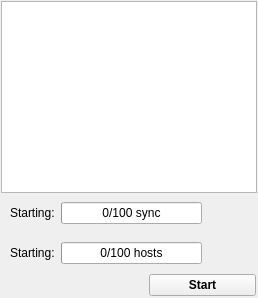
  <widget class="QDockWidget" name="networkDock">
   <property name="sizePolicy">
    <sizepolicy hsizetype="Preferred" vsizetype="Expanding">
     <horstretch>0</horstretch>
     <verstretch>1</verstretch>
    </sizepolicy>
   </property>
   <property name="features">
    <set>QDockWidget::DockWidgetFloatable|QDockWidget::DockWidgetMovable</set>
   </property>
   <property name="allowedAreas">
    <set>Qt::LeftDockWidgetArea|Qt::RightDockWidgetArea</set>
   </property>
   <property name="windowTitle">
    <string>ROS Network</string>
   </property>
   <attribute name="dockWidgetArea">
    <number>1</number>
   </attribute>
   <widget class="QWidget" name="dockWidgetContents_1">
    <layout class="QVBoxLayout" name="verticalLayout_3">
     <property name="spacing">
      <number>0</number>
     </property>
     <property name="margin">
      <number>1</number>
     </property>
     <item>
      <widget class="QTableView" name="masterTableView">
       <property name="editTriggers">
        <set>QAbstractItemView::NoEditTriggers</set>
       </property>
       <property name="alternatingRowColors">
        <bool>true</bool>
       </property>
       <property name="selectionMode">
        <enum>QAbstractItemView::SingleSelection</enum>
       </property>
       <property name="selectionBehavior">
        <enum>QAbstractItemView::SelectRows</enum>
       </property>
       <property name="horizontalScrollMode">
        <enum>QAbstractItemView::ScrollPerPixel</enum>
       </property>
       <property name="showGrid">
        <bool>false</bool>
       </property>
       <property name="sortingEnabled">
        <bool>true</bool>
       </property>
       <property name="wordWrap">
        <bool>false</bool>
       </property>
       <attribute name="horizontalHeaderVisible">
        <bool>false</bool>
       </attribute>
       <attribute name="horizontalHeaderMinimumSectionSize">
        <number>15</number>
       </attribute>
       <attribute name="horizontalHeaderStretchLastSection">
        <bool>true</bool>
       </attribute>
       <attribute name="verticalHeaderVisible">
        <bool>false</bool>
       </attribute>
       <attribute name="verticalHeaderDefaultSectionSize">
        <number>25</number>
       </attribute>
       <attribute name="verticalHeaderMinimumSectionSize">
        <number>15</number>
       </attribute>
      </widget>
     </item>
     <item>
      <widget class="QFrame" name="progressFrame_sync">
       <property name="frameShape">
        <enum>QFrame::NoFrame</enum>
       </property>
       <property name="frameShadow">
        <enum>QFrame::Plain</enum>
       </property>
       <property name="lineWidth">
        <number>0</number>
       </property>
       <layout class="QHBoxLayout" name="horizontalLayout_7">
        <item>
         <widget class="QLabel" name="progressLabel_sync">
          <property name="text">
           <string>Starting:</string>
          </property>
         </widget>
        </item>
        <item>
         <widget class="QProgressBar" name="progressBar_sync">
          <property name="value">
           <number>0</number>
          </property>
          <property name="format">
           <string>%v/%m sync</string>
          </property>
         </widget>
        </item>
        <item>
         <widget class="QPushButton" name="progressCancelButton_sync">
          <property name="icon">
           <iconset resource="GUI.qrc">
            <normaloff>:/icons/crystal_clear_button_close.png</normaloff>:/icons/crystal_clear_button_close.png</iconset>
          </property>
          <property name="flat">
           <bool>true</bool>
          </property>
         </widget>
        </item>
       </layout>
      </widget>
     </item>
     <item>
      <widget class="QFrame" name="progressFrame">
       <property name="frameShape">
        <enum>QFrame::NoFrame</enum>
       </property>
       <property name="frameShadow">
        <enum>QFrame::Plain</enum>
       </property>
       <property name="lineWidth">
        <number>0</number>
       </property>
       <layout class="QHBoxLayout" name="horizontalLayout_5">
        <item>
         <widget class="QLabel" name="progressLabel">
          <property name="text">
           <string>Starting:</string>
          </property>
         </widget>
        </item>
        <item>
         <widget class="QProgressBar" name="progressBar">
          <property name="value">
           <number>0</number>
          </property>
          <property name="format">
           <string>%v/%m hosts</string>
          </property>
         </widget>
        </item>
        <item>
         <widget class="QPushButton" name="progressCancelButton">
          <property name="icon">
           <iconset resource="GUI.qrc">
            <normaloff>:/icons/crystal_clear_button_close.png</normaloff>:/icons/crystal_clear_button_close.png</iconset>
          </property>
          <property name="flat">
           <bool>true</bool>
          </property>
         </widget>
        </item>
       </layout>
      </widget>
     </item>
     <item>
      <widget class="QWidget" name="networkControlWidget" native="true">
       <layout class="QHBoxLayout" name="horizontalLayout">
        <property name="spacing">
         <number>1</number>
        </property>
        <property name="margin">
         <number>1</number>
        </property>
        <item>
         <widget class="QPushButton" name="refreshAllButton">
          <property name="sizePolicy">
           <sizepolicy hsizetype="Fixed" vsizetype="Fixed">
            <horstretch>0</horstretch>
            <verstretch>0</verstretch>
           </sizepolicy>
          </property>
          <property name="maximumSize">
           <size>
            <width>48</width>
            <height>25</height>
           </size>
          </property>
          <property name="toolTip">
           <string>Requests the master status from all robots</string>
          </property>
          <property name="icon">
           <iconset resource="GUI.qrc">
            <normaloff>:/icons/oxygen_view_refresh.png</normaloff>:/icons/oxygen_view_refresh.png</iconset>
          </property>
          <property name="flat">
           <bool>true</bool>
          </property>
         </widget>
        </item>
        <item>
         <widget class="QPushButton" name="discoveryButton">
          <property name="sizePolicy">
           <sizepolicy hsizetype="Fixed" vsizetype="Fixed">
            <horstretch>0</horstretch>
            <verstretch>0</verstretch>
           </sizepolicy>
          </property>
          <property name="maximumSize">
           <size>
            <width>48</width>
            <height>16777215</height>
           </size>
          </property>
          <property name="toolTip">
           <string>&lt;!DOCTYPE HTML PUBLIC &quot;-//W3C//DTD HTML 4.0//EN&quot; &quot;http://www.w3.org/TR/REC-html40/strict.dtd&quot;&gt;
&lt;html&gt;&lt;head&gt;&lt;meta name=&quot;qrichtext&quot; content=&quot;1&quot; /&gt;&lt;style type=&quot;text/css&quot;&gt;
p, li { white-space: pre-wrap; }
&lt;/style&gt;&lt;/head&gt;&lt;body style=&quot; font-family:'Ubuntu'; font-size:9pt; font-weight:400; font-style:normal;&quot;&gt;
&lt;p style=&quot; margin-top:0px; margin-bottom:0px; margin-left:0px; margin-right:0px; -qt-block-indent:0; text-indent:0px;&quot;&gt;Discover the multimaster networks&lt;/p&gt;&lt;/body&gt;&lt;/html&gt;</string>
          </property>
          <property name="whatsThis">
           <string>&lt;!DOCTYPE HTML PUBLIC &quot;-//W3C//DTD HTML 4.0//EN&quot; &quot;http://www.w3.org/TR/REC-html40/strict.dtd&quot;&gt;
&lt;html&gt;&lt;head&gt;&lt;meta name=&quot;qrichtext&quot; content=&quot;1&quot; /&gt;&lt;style type=&quot;text/css&quot;&gt;
p, li { white-space: pre-wrap; }
&lt;/style&gt;&lt;/head&gt;&lt;body style=&quot; font-family:'Ubuntu'; font-size:9pt; font-weight:400; font-style:normal;&quot;&gt;
&lt;p style=&quot; margin-top:0px; margin-bottom:0px; margin-left:0px; margin-right:0px; -qt-block-indent:0; text-indent:0px;&quot;&gt;Launches the a network discovery dialog. This scan the networks {0..99} for running master_discovery nodes and allows an easy join to this networks.&lt;/p&gt;
&lt;p style=&quot;-qt-paragraph-type:empty; margin-top:0px; margin-bottom:0px; margin-left:0px; margin-right:0px; -qt-block-indent:0; text-indent:0px;&quot;&gt;&lt;/p&gt;
&lt;p style=&quot; margin-top:0px; margin-bottom:0px; margin-left:0px; margin-right:0px; -qt-block-indent:0; text-indent:0px;&quot;&gt;&lt;img src=&quot;:/icons/crystal_clear_warning.png&quot; /&gt; This currently does not work, if &lt;span style=&quot; font-weight:600;&quot;&gt;zeroconf&lt;/span&gt; nodes is used for discovering.&lt;/p&gt;&lt;/body&gt;&lt;/html&gt;</string>
          </property>
          <property name="text">
           <string/>
          </property>
          <property name="icon">
           <iconset resource="GUI.qrc">
            <normaloff>:/icons/crystal_clear_discovery.png</normaloff>:/icons/crystal_clear_discovery.png</iconset>
          </property>
          <property name="flat">
           <bool>true</bool>
          </property>
         </widget>
        </item>
        <item>
         <widget class="QPushButton" name="masterLogButton">
          <property name="sizePolicy">
           <sizepolicy hsizetype="Fixed" vsizetype="Fixed">
            <horstretch>0</horstretch>
            <verstretch>0</verstretch>
           </sizepolicy>
          </property>
          <property name="maximumSize">
           <size>
            <width>48</width>
            <height>16777215</height>
           </size>
          </property>
          <property name="toolTip">
           <string>&lt;!DOCTYPE HTML PUBLIC &quot;-//W3C//DTD HTML 4.0//EN&quot; &quot;http://www.w3.org/TR/REC-html40/strict.dtd&quot;&gt;
&lt;html&gt;&lt;head&gt;&lt;meta name=&quot;qrichtext&quot; content=&quot;1&quot; /&gt;&lt;style type=&quot;text/css&quot;&gt;
p, li { white-space: pre-wrap; }
&lt;/style&gt;&lt;/head&gt;&lt;body style=&quot; font-family:'Ubuntu'; font-size:9pt; font-weight:400; font-style:normal;&quot;&gt;
&lt;p style=&quot; margin-top:0px; margin-bottom:0px; margin-left:0px; margin-right:0px; -qt-block-indent:0; text-indent:0px;&quot;&gt;Show log of master_discovery for selected hosts&lt;/p&gt;&lt;/body&gt;&lt;/html&gt;</string>
          </property>
          <property name="whatsThis">
           <string>&lt;!DOCTYPE HTML PUBLIC &quot;-//W3C//DTD HTML 4.0//EN&quot; &quot;http://www.w3.org/TR/REC-html40/strict.dtd&quot;&gt;
&lt;html&gt;&lt;head&gt;&lt;meta name=&quot;qrichtext&quot; content=&quot;1&quot; /&gt;&lt;style type=&quot;text/css&quot;&gt;
p, li { white-space: pre-wrap; }
&lt;/style&gt;&lt;/head&gt;&lt;body style=&quot; font-family:'Ubuntu'; font-size:9pt; font-weight:400; font-style:normal;&quot;&gt;
&lt;p style=&quot; margin-top:0px; margin-bottom:0px; margin-left:0px; margin-right:0px; -qt-block-indent:0; text-indent:0px;&quot;&gt;Launches the a network discovery dialog. This scan the networks {0..99} for running master_discovery nodes and allows an easy join to this networks.&lt;/p&gt;
&lt;p style=&quot;-qt-paragraph-type:empty; margin-top:0px; margin-bottom:0px; margin-left:0px; margin-right:0px; -qt-block-indent:0; text-indent:0px;&quot;&gt;&lt;/p&gt;
&lt;p style=&quot; margin-top:0px; margin-bottom:0px; margin-left:0px; margin-right:0px; -qt-block-indent:0; text-indent:0px;&quot;&gt;&lt;img src=&quot;:/icons/crystal_clear_warning.png&quot; /&gt; This currently does not work, if &lt;span style=&quot; font-weight:600;&quot;&gt;zeroconf&lt;/span&gt; nodes is used for discovering.&lt;/p&gt;&lt;/body&gt;&lt;/html&gt;</string>
          </property>
          <property name="text">
           <string/>
          </property>
          <property name="icon">
           <iconset resource="GUI.qrc">
            <normaloff>:/icons/crystal_clear_show_log.png</normaloff>:/icons/crystal_clear_show_log.png</iconset>
          </property>
          <property name="flat">
           <bool>true</bool>
          </property>
         </widget>
        </item>
        <item>
         <widget class="QPushButton" name="startRobotButton">
          <property name="font">
           <font>
            <weight>75</weight>
            <italic>false</italic>
            <bold>true</bold>
           </font>
          </property>
          <property name="toolTip">
           <string>&lt;!DOCTYPE HTML PUBLIC &quot;-//W3C//DTD HTML 4.0//EN&quot; &quot;http://www.w3.org/TR/REC-html40/strict.dtd&quot;&gt;
&lt;html&gt;&lt;head&gt;&lt;meta name=&quot;qrichtext&quot; content=&quot;1&quot; /&gt;&lt;style type=&quot;text/css&quot;&gt;
p, li { white-space: pre-wrap; }
&lt;/style&gt;&lt;/head&gt;&lt;body style=&quot; font-family:'Ubuntu'; font-size:9pt; font-weight:400; font-style:normal;&quot;&gt;
&lt;p style=&quot; margin-top:0px; margin-bottom:0px; margin-left:0px; margin-right:0px; -qt-block-indent:0; text-indent:0px;&quot;&gt;Starts the &lt;span style=&quot; font-weight:600;&quot;&gt;master_discovery&lt;/span&gt; node on the given host &lt;span style=&quot; font-weight:600;&quot;&gt;Ctrl+R&lt;/span&gt;&lt;/p&gt;&lt;/body&gt;&lt;/html&gt;</string>
          </property>
          <property name="whatsThis">
           <string>&lt;!DOCTYPE HTML PUBLIC &quot;-//W3C//DTD HTML 4.0//EN&quot; &quot;http://www.w3.org/TR/REC-html40/strict.dtd&quot;&gt;
&lt;html&gt;&lt;head&gt;&lt;meta name=&quot;qrichtext&quot; content=&quot;1&quot; /&gt;&lt;style type=&quot;text/css&quot;&gt;
p, li { white-space: pre-wrap; }
&lt;/style&gt;&lt;/head&gt;&lt;body style=&quot; font-family:'Ubuntu'; font-size:9pt; font-weight:400; font-style:normal;&quot;&gt;
&lt;p style=&quot; margin-top:0px; margin-bottom:0px; margin-left:0px; margin-right:0px; -qt-block-indent:0; text-indent:0px;&quot;&gt;Initiate the discovery process . The discovery node can also be started on a remote host. Click on the Start button and enter the &lt;span style=&quot; font-weight:600;&quot;&gt;hostname&lt;/span&gt; or &lt;span style=&quot; font-weight:600;&quot;&gt;IP address&lt;/span&gt;. Additionally, you can enter a &lt;span style=&quot; font-weight:600;&quot;&gt;network number (0..99)&lt;/span&gt; to create your own multi robot network. Thus you avoid the redundant synchronization to non-participant robots. The roscore will be run automatically via SSH if it is not currently available.&lt;/p&gt;
&lt;p style=&quot;-qt-paragraph-type:empty; margin-top:0px; margin-bottom:0px; margin-left:0px; margin-right:0px; -qt-block-indent:0; text-indent:0px;&quot;&gt;&lt;br /&gt;&lt;/p&gt;
&lt;p style=&quot; margin-top:0px; margin-bottom:0px; margin-left:0px; margin-right:0px; -qt-block-indent:0; text-indent:0px;&quot;&gt;Shortcut: &lt;span style=&quot; font-weight:600;&quot;&gt;Strg+R&lt;/span&gt;&lt;/p&gt;
&lt;p style=&quot;-qt-paragraph-type:empty; margin-top:0px; margin-bottom:0px; margin-left:0px; margin-right:0px; -qt-block-indent:0; text-indent:0px; font-weight:600;&quot;&gt;&lt;br /&gt;&lt;/p&gt;
&lt;p style=&quot; margin-top:0px; margin-bottom:0px; margin-left:0px; margin-right:0px; -qt-block-indent:0; text-indent:0px;&quot;&gt;&lt;img src=&quot;:/icons/crystal_clear_warning.png&quot; /&gt; This runs a &lt;span style=&quot; font-weight:600;&quot;&gt;master_discovery&lt;/span&gt; node. Change the &lt;span style=&quot; font-weight:600;&quot;&gt;discovery type&lt;/span&gt; to &lt;span style=&quot; font-weight:600; font-style:italic;&quot;&gt;zeroconf&lt;/span&gt; to use zeroconf for discovery. In this case some features are not available. &lt;/p&gt;
&lt;p style=&quot;-qt-paragraph-type:empty; margin-top:0px; margin-bottom:0px; margin-left:0px; margin-right:0px; -qt-block-indent:0; text-indent:0px;&quot;&gt;&lt;br /&gt;&lt;/p&gt;
&lt;p style=&quot; margin-top:0px; margin-bottom:0px; margin-left:0px; margin-right:0px; -qt-block-indent:0; text-indent:0px;&quot;&gt;&lt;img src=&quot;:/icons/crystal_clear_warning.png&quot; /&gt; If no multicast communication is available use the run dialog in host description panel to run &lt;span style=&quot; font-weight:600;&quot;&gt;master_discovery&lt;/span&gt; and sets the &lt;span style=&quot; font-weight:600;&quot;&gt;static hosts&lt;/span&gt; parameter to the list of availabele hosts separeted by comma. This also increases the network load!&lt;/p&gt;&lt;/body&gt;&lt;/html&gt;</string>
          </property>
          <property name="text">
           <string>Start</string>
          </property>
          <property name="icon">
           <iconset resource="GUI.qrc">
            <normaloff>:/icons/crystal_clear_run_zeroconf.png</normaloff>:/icons/crystal_clear_run_zeroconf.png</iconset>
          </property>
          <property name="shortcut">
           <string>Ctrl+R</string>
          </property>
         </widget>
        </item>
       </layout>
      </widget>
     </item>
    </layout>
   </widget>
  </widget>
